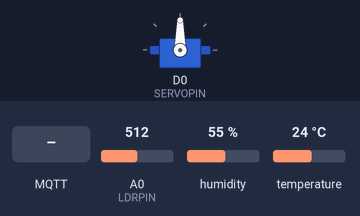
A sketch run on a simulated ESP8266 (NodeMCU). On the bench: servo. Inputs (shaded band) come from the test bench; at power-on: A0 (LDRPIN) = 512, humidity 55 %, temperature 24 °C. WiFi joins after 1.5 s; servers stay silent unless stated; no MQTT or app messages arrive unless stated; what the sketch prints to the serial monitor is not drawn.

Above: at 2.7 s.
2.8 s: A0 (LDRPIN) set to 583
11.5 s: A0 (LDRPIN) set to 616
At 16.0 s:
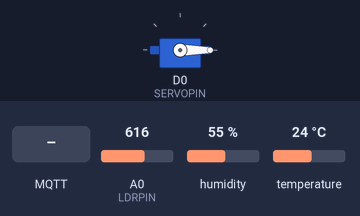
18.0 s: MQTT message "0" arrives on the first subscribed topic
At 21.0 s:
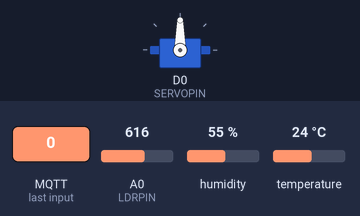
21.5 s: MQTT message "200" arrives on the second subscribed topic
At 22.2 s:
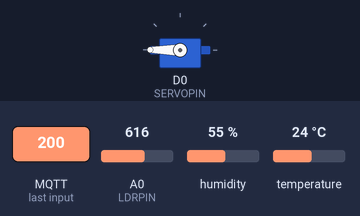
23.0 s: MQTT message "0" arrives on the second subscribed topic
At 23.4 s:
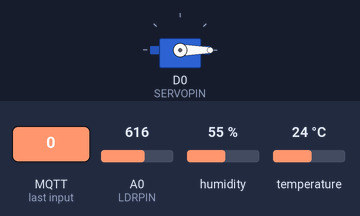
Timing chart, 0 to 25.5 s (numbered marks = the images above; inputs shaded):
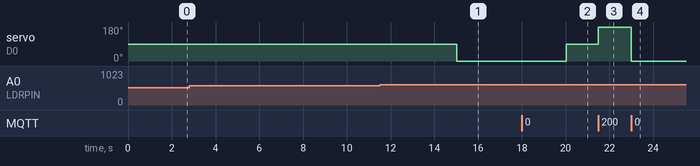

Measured:
- the behaviour switches between 600 and 601 on A0 (LDRPIN) (found by bisection; images 0 and 1)
- after the input at 2.8 s, every drawn part: stays the same
- after the input at 11.5 s, servo on D0 (SERVOPIN): 90° → 0° after 3.5 s
- after the input at 18.0 s, servo on D0 (SERVOPIN): 0° → 90° after 2.0 s
- after the input at 21.5 s, servo on D0 (SERVOPIN): 90° → 180° at once
- after the input at 23.0 s, servo on D0 (SERVOPIN): 180° → 0° at once

The sketch:

IoT_proyecto-esp8266.ino
```cpp
#include <ESP8266WiFi.h>
#include <PubSubClient.h>
#include <DHT.h>
#include <Servo.h>

#define DHTPIN D2
#define DHTTYPE DHT11
#define LDRPIN A0
#define SERVOPIN D0

DHT dht(DHTPIN, DHTTYPE);
Servo servoMotor;

// WiFi
const char* ssid = "FLIA OLARTE";
const char* password = "minutoainterneta1000";

// MQTT (local)
const char* mqtt_server = "192.168.1.47";  // IP de tu PC donde corre Mosquitto
WiFiClient espClient;
PubSubClient client(espClient);

// MQTT topics
#define TOPIC_TEMP       "iot/esp8266/temperature"
#define TOPIC_HUM        "iot/esp8266/humidity"
#define TOPIC_LUMEN      "iot/esp8266/lumen"
#define TOPIC_SERVO      "iot/esp8266/servo_value"
#define TOPIC_STATE      "iot/esp8266/door_state"
#define TOPIC_MODE_CMD   "mode"
#define TOPIC_SERVO_CMD  "servo"

// Estado del sistema
int modo = 1;              // 1: automático, 0: manual
int angulo_manual = 90;    // ángulo de servo en modo manual
unsigned long lastMsg = 0;
const long intervalo = 5000;

int intentos_mqtt = 0;

void setup_wifi() {
  Serial.print("Conectando a WiFi ");
  WiFi.begin(ssid, password);
  while (WiFi.status() != WL_CONNECTED) {
    delay(500);
    Serial.print(".");
  }
  Serial.println(" conectado.");
}

void callback(char* topic, byte* payload, unsigned int length) {
  String msg;
  for (int i = 0; i < length; i++) msg += (char)payload[i];

  Serial.printf("📥 Topic: %s → %s\n", topic, msg.c_str());

  if (String(topic) == TOPIC_MODE_CMD) {
    modo = msg.toInt();
    Serial.printf("🔁 Modo cambiado a: %s\n", modo == 1 ? "Automático" : "Manual");
  }

  if (String(topic) == TOPIC_SERVO_CMD && modo == 0) {
    angulo_manual = constrain(msg.toInt(), 0, 180);
    servoMotor.write(angulo_manual);
    Serial.printf("🔧 Servo manual a: %d°\n", angulo_manual);
  }
}

void reconnect() {
  while (!client.connected()) {
    Serial.print("Intentando conexión MQTT...");
    if (client.connect("ESP8266Client")) {
      Serial.println("✅ Conectado");
      client.subscribe(TOPIC_MODE_CMD);
      client.subscribe(TOPIC_SERVO_CMD);
      intentos_mqtt = 0;
    } else {
      Serial.printf("❌ Falla (%d). Esperando 5 seg\n", client.state());
      delay(5000);
      intentos_mqtt++;
      if (intentos_mqtt >= 10) {
        Serial.println("🔁 Reiniciando ESP por fallos MQTT...");
        ESP.restart();
      }
    }
  }
}

void setup() {
  Serial.begin(115200);
  dht.begin();
  servoMotor.attach(SERVOPIN);
  servoMotor.write(90); // posición inicial

  setup_wifi();
  client.setServer(mqtt_server, 1883);
  client.setCallback(callback);
}

void loop() {
  if (WiFi.status() != WL_CONNECTED) {
    Serial.println("⚠️ WiFi perdido, reconectando...");
    setup_wifi();
  }

  if (!client.connected()) reconnect();
  client.loop();

  unsigned long now = millis();
  if (now - lastMsg > intervalo) {
    lastMsg = now;

    float temp = dht.readTemperature();
    float hum = dht.readHumidity();
    int ldr = analogRead(LDRPIN);

    if (!isnan(temp)) client.publish(TOPIC_TEMP, String(temp).c_str());
    if (!isnan(hum))  client.publish(TOPIC_HUM, String(hum).c_str());

    client.publish(TOPIC_LUMEN, String(ldr).c_str());

    if (modo == 1) {
      if (ldr > 600) {
        servoMotor.write(0);
        client.publish(TOPIC_STATE, "true"); // puerta abierta
      } else {
        servoMotor.write(90);
        client.publish(TOPIC_STATE, "false"); // puerta cerrada
      }
    } else {
      servoMotor.write(angulo_manual);
      bool abierta = angulo_manual < 90;
      client.publish(TOPIC_STATE, abierta ? "true" : "false");
    }

    int posicion = servoMotor.read();
    client.publish(TOPIC_SERVO, String(posicion).c_str());

    Serial.printf("📤 T: %.1f°C | H: %.1f%% | Luz: %d | Servo: %d° | Estado: %s\n",
                  temp, hum, ldr, posicion,
                  (posicion < 90 ? "Abierta" : "Cerrada"));
  }
}
```
